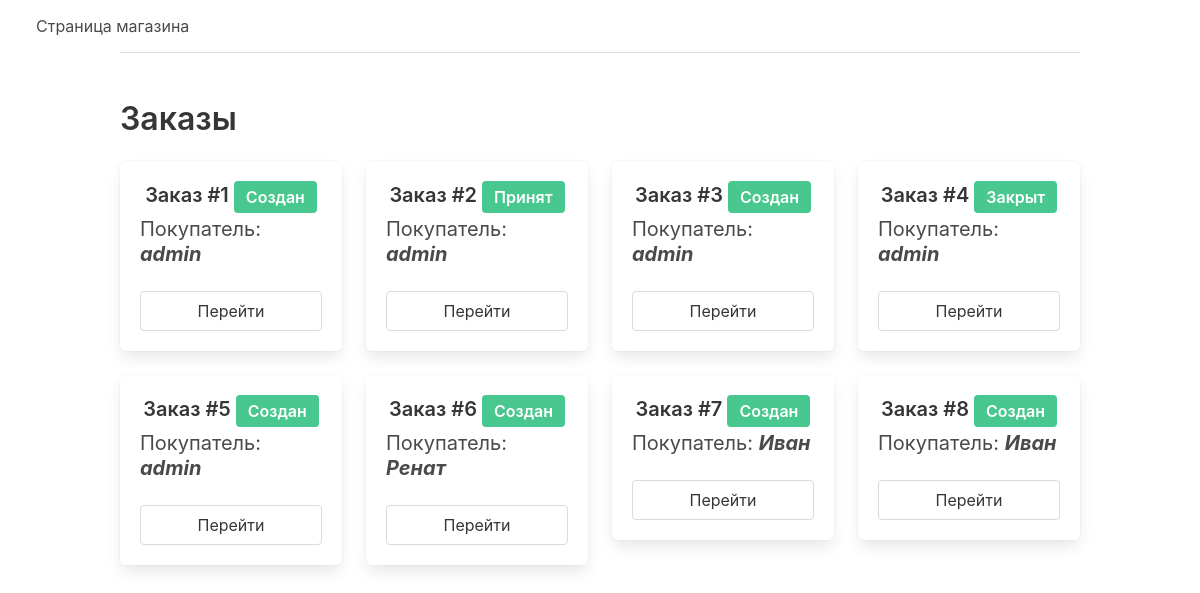
The app's page /staff/home/ with its own data.
### store/models.py (models this page shows, shortened)
class Order(models.Model):
    customer = models.ForeignKey(User, on_delete=models.CASCADE)
    address = models.CharField(max_length=255)
    phone = models.CharField(max_length=255)
    total_price = models.IntegerField()
    status = models.CharField(choices=STATUS, null=True, max_length=255, default='Создан')
    comment = models.CharField(max_length=255, blank= True, null=True)

### staff/views.py (the view)
# urls.py: path('home/', views.home, name='home'),
def home(request):
    orders = Order.objects.all()
    return render(request, 'admin.html', {'orders': orders})

### store/models.py (called while the page is built)
    def __str__(self):
        return self.product.name

### staff/templates/admin.html (shortened to what this page needs)
{% extends 'admin_layout.html' %}
{% block content %}
<div class="container">
    <div class="tabs is-centered">
        <ul>
        </ul>
    </div>
</div>
<section class="section">
    <div class="container">
        <div class="title">Заказы</div>
        <div class="columns is-multiline">
            {% for order in orders %}
            <div class="column is-3">
                <div class="box">
                    <div class="title is-5 has-text-centered">
                        Заказ #{{order.pk}}
                        <span class="tag is-medium is-success">
                            {{order.status}}
                        </span>
                    </div>
                    <div class="subtitle">
                        Покупатель:
                        <span class="is-italic has-text-weight-bold">
                            {{ order.customer }}
                        </span>
                    </div>
                    <a href="{% url 'staff:order' order.pk %}" class="button is-fullwidth">
                        Перейти
                    </a>
                </div>
            </div>
            {% endfor %}
        </div>
    </div>
</section>
{% endblock %}

### staff/templates/admin_layout.html (shortened to what this page needs)
{% load static %}
<html lang="en">
<head>
    <link rel="stylesheet" href="{% static 'static/bulma.css' %}">
    <link rel="stylesheet" href="{% static 'static/style.css' %}">
</head>
<body>
    <nav class="navbar">
        <div href="" class="navbar-brand">
            <a href="{% url 'staff:home' %}" class="navbar-item">
            </a>
        </div>
        <div class="navbar-menu">
            <div class="navbar-start">
                <a href="{% url 'store:home' %}" class="navbar-item">
                    Страница магазина
                </a>
            </div>
            <div class="navbar-end">
                <a href="{% url 'users:sign_out' %}" class="navbar-item"></a>
            </div>
        </div>
    </nav>
    {% block content %}
    {% endblock %}
</body>
</html>

### records on screen
Order: pk "1", status "Cоздан", customer "admin"
Order: pk "2", status "Принят", customer "admin"
Order: pk "3", status "Cоздан", customer "admin"
Order: pk "4", status "Закрыт", customer "admin"
Order: pk "5", status "Cоздан", customer "admin"
Order: pk "6", status "Cоздан", customer "Ренат"
Order: pk "7", status "Создан", customer "Иван"
Order: pk "8", status "Создан", customer "Иван"
